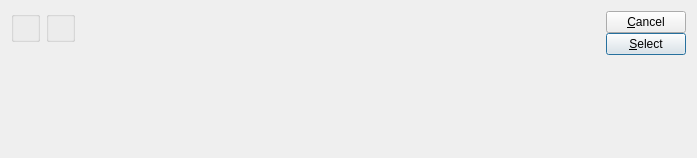
<ui version="4.0" >
 <comment>This file is part of the xTuple ERP: PostBooks Edition, a free and
open source Enterprise Resource Planning software suite,
Copyright (c) 1999-2011 by OpenMFG LLC, d/b/a xTuple.
It is licensed to you under the Common Public Attribution License
version 1.0, the full text of which (including xTuple-specific Exhibits)
is available at www.xtuple.com/CPAL.  By using this software, you agree
to be bound by its terms.</comment>
 <class>selectShippedOrders</class>
 <widget class="QDialog" name="selectShippedOrders" >
  <property name="geometry" >
   <rect>
    <x>0</x>
    <y>0</y>
    <width>697</width>
    <height>158</height>
   </rect>
  </property>
  <property name="windowTitle" >
   <string>Select Shipped Orders for Billing</string>
  </property>
  <layout class="QGridLayout" name="gridLayout" >
   <item row="0" column="0" >
    <layout class="QHBoxLayout" name="horizontalLayout_2" >
     <item>
      <layout class="QVBoxLayout" name="verticalLayout" >
       <item>
        <layout class="QHBoxLayout" name="horizontalLayout" >
         <item>
          <widget class="ParameterGroup" name="_customerType" >
           <property name="title" >
            <string/>
           </property>
           <property name="fixedSize" >
            <bool>false</bool>
           </property>
          </widget>
         </item>
         <item>
          <widget class="WarehouseGroup" name="_warehouse" >
           <property name="title" >
            <string/>
           </property>
           <property name="fixedSize" >
            <bool>false</bool>
           </property>
          </widget>
         </item>
        </layout>
       </item>
       <item>
        <spacer name="Spacer50" >
         <property name="orientation" >
          <enum>Qt::Vertical</enum>
         </property>
         <property name="sizeType" >
          <enum>QSizePolicy::Expanding</enum>
         </property>
         <property name="sizeHint" stdset="0" >
          <size>
           <width>20</width>
           <height>0</height>
          </size>
         </property>
        </spacer>
       </item>
      </layout>
     </item>
     <item>
      <spacer name="horizontalSpacer" >
       <property name="orientation" >
        <enum>Qt::Horizontal</enum>
       </property>
       <property name="sizeHint" stdset="0" >
        <size>
         <width>0</width>
         <height>20</height>
        </size>
       </property>
      </spacer>
     </item>
     <item>
      <layout class="QVBoxLayout" >
       <property name="spacing" >
        <number>0</number>
       </property>
       <item>
        <layout class="QVBoxLayout" >
         <property name="spacing" >
          <number>0</number>
         </property>
         <item>
          <widget class="QPushButton" name="_close" >
           <property name="text" >
            <string>&amp;Cancel</string>
           </property>
          </widget>
         </item>
         <item>
          <widget class="QPushButton" name="_select" >
           <property name="text" >
            <string>&amp;Select</string>
           </property>
           <property name="autoDefault" >
            <bool>true</bool>
           </property>
           <property name="default" >
            <bool>true</bool>
           </property>
          </widget>
         </item>
        </layout>
       </item>
       <item>
        <spacer name="Spacer52" >
         <property name="orientation" >
          <enum>Qt::Vertical</enum>
         </property>
         <property name="sizeType" >
          <enum>QSizePolicy::Expanding</enum>
         </property>
         <property name="sizeHint" stdset="0" >
          <size>
           <width>20</width>
           <height>20</height>
          </size>
         </property>
        </spacer>
       </item>
      </layout>
     </item>
    </layout>
   </item>
  </layout>
 </widget>
 <layoutdefault spacing="6" margin="11" />
 <pixmapfunction>qPixmapFromMimeSource</pixmapfunction>
 <customwidgets>
  <customwidget>
   <class>ParameterGroup</class>
   <extends>QGroupBox</extends>
   <header>parametergroup.h</header>
  </customwidget>
  <customwidget>
   <class>WarehouseGroup</class>
   <extends>QGroupBox</extends>
   <header>warehousegroup.h</header>
  </customwidget>
 </customwidgets>
 <tabstops>
  <tabstop>_customerType</tabstop>
  <tabstop>_warehouse</tabstop>
  <tabstop>_select</tabstop>
  <tabstop>_close</tabstop>
 </tabstops>
 <resources/>
 <connections>
  <connection>
   <sender>_close</sender>
   <signal>clicked()</signal>
   <receiver>selectShippedOrders</receiver>
   <slot>reject()</slot>
   <hints>
    <hint type="sourcelabel" >
     <x>20</x>
     <y>20</y>
    </hint>
    <hint type="destinationlabel" >
     <x>20</x>
     <y>20</y>
    </hint>
   </hints>
  </connection>
 </connections>
</ui>
